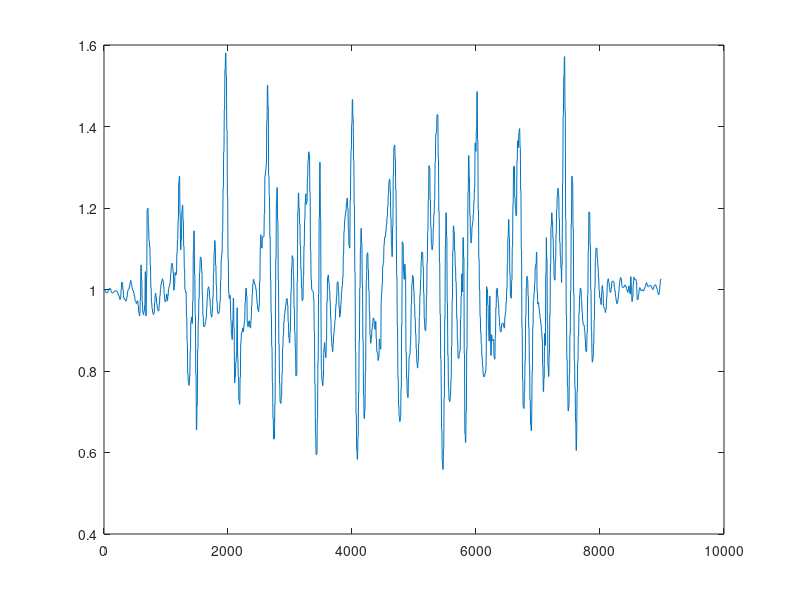

The MATLAB source for this figure: (Note: this script raises an error after producing the figure.)
%% Initialization
clear ; close all; clc
% clear anything you might have


fprintf('Program paused. Starting MCS Press enter to continue.\n');
pause;

%makes sure nothing half-loads

fprintf('Plotting Test Data ...\n')
data = load('master.csv'); %import dataset

%common time
time = data(:, 19);

%Normal Walk
AX = data(:, 3);
AY = data(:, 6);
AZ = data(:, 9);
GX = data(:, 12);
GY = data(:, 15);
GZ = data(:, 18);


%Ascent
AX2 = data(:, 1);
AY2 = data(:, 4);
AZ2 = data(:, 7);
GX2 = data(:, 10);
GY2 = data(:, 13);
GZ2 = data(:, 16);

%Descent
AX3 = data(:, 2);
AY3 = data(:, 5);
AZ3 = data(:, 8);
GX3 = data(:, 11);
GY3 = data(:, 14);
GZ3 = data(:, 17);


Fpass = 0.37; 
Fstop = 0.43;
Ap = 1;
Ast = 30;

%{
d = designfilt('lowpassfir','PassbandFrequency',Fpass,...
  'StopbandFrequency',Fstop,'PassbandRipple',Ap,'StopbandAttenuation',Ast);
hfvt = fvtool(d);

dk = designfilt('lowpassfir','PassbandFrequency',Fpass,...
  'StopbandFrequency',Fstop,'PassbandRipple',Ap,...
  'StopbandAttenuation',Ast, 'DesignMethod', 'kaiserwin');

addfilter(hfvt,dk);
legend(hfvt,'Equiripple design', 'Kaiser window design')
%}

figure
plot(time, AX); 
hold on
lowpass(AX,0.000000000000000000000000000001,200); %0.00001
title('AX (Old vs. lowpassfilter) vs Time')

figure
plot(time, AX2); 
hold on
lowpass(AX2,0.000000000000000000000000000001,200); %0.00001
title('AX2 (Old vs. lowpassfilter) vs Time')

figure
plot(time, AX3); 
hold on
lowpass(AX3,0.000000000000000000000000000001,200); %0.00001
title('AX3 (Old vs. lowpassfilter) vs Time')

%{
figure
plot(time, AX); 
hold on
highpass(AX,50,200);
title('AX (Old vs. highpassfilter) vs Time')

figure
plot(time, AX2); 
hold on
highpass(AX2,50,200);
title('AX2 (Old vs. highpassfilter) vs Time')
%}
